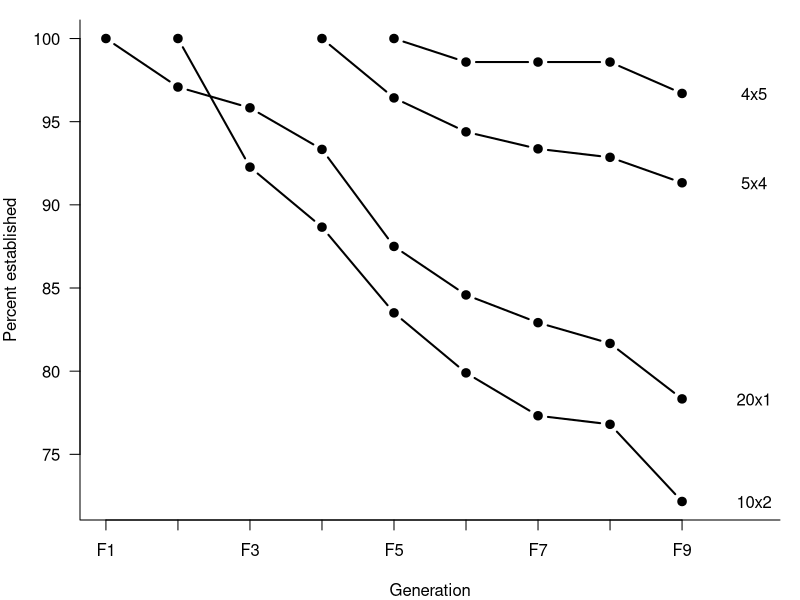
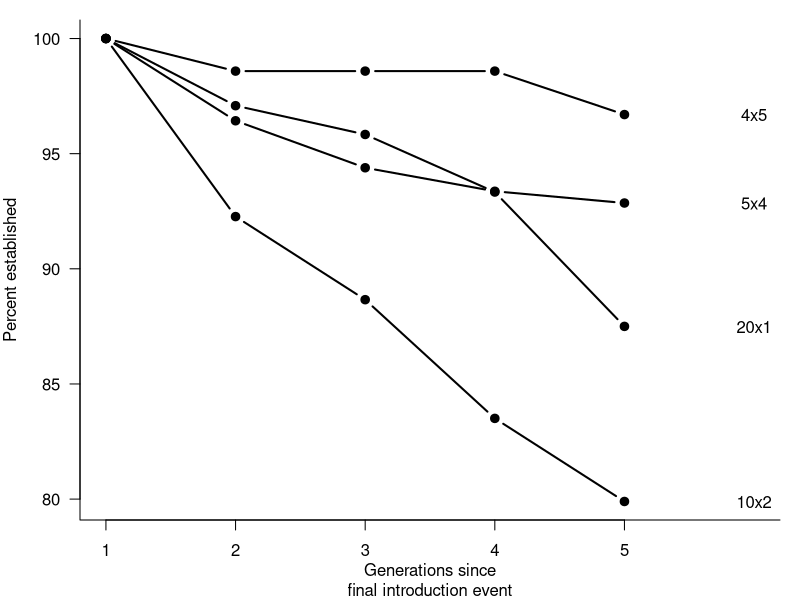

The R source for these figures, in order:
### Title: establishment-through-time

#### Load libraries ####
# Clear environment if necessary
# rm(list=ls())

library(tidyr)
library(dplyr)
library(viridis)

#### Read experiment data ####
b <- read.csv("data/clean-establishment-data.csv", stringsAsFactors = FALSE) %>%
  filter(gap == FALSE) %>%
  select(ID, size, number, extant1, extant2, extant3, extant4, extant5, extant6, extant7, extant8, extant9) %>%
  gather(key = generation, value = extant, -c(1, 2, 3)) %>%
  group_by(size, number, generation) %>%
  summarize(establish_prop = mean(extant)) %>%
  spread(key = generation, value = establish_prop) %>%
  mutate(intro_regime = paste(size, number, sep = "x")) %>%
  ungroup() %>%
  arrange(number) %>%
  select(12, 3:11) %>%
  as.data.frame()
b

# Set the time points where populations were sustained by additinoal introductions to NA so they don't plot
b[2, 2] <- NA
b[3, 2:4] <- NA
b[4, 2:5] <- NA

tiff("figures/experiment-time-series-establishment-proportion-absolute-time-type.tif", units= "in", res= 300, height=5, width=6)
par(mar=c(4,4,1,1), family = "Helvetica")
matplot(x = 1:9, y = 100*t(b[, -1]), 
        lty = 1, 
        pch = 19, 
        lwd = 2, 
        col = 1, 
        type = "b", 
        xlab = "Generation", 
        ylab = "Percent established", 
        xaxt = "n", 
        yaxt = "n", 
        xlim = c(1, 10), 
        bty = "L")

axis(side = 1, at = 1:9, labels = c("F1", "", "F3", "", "F5", "", "F7", "", "F9"))
axis(side = 2, las = 1)
text(x = 10, y = 100 * b[, ncol(b)], labels = b[, 1])
dev.off()


#### Establishment when assessed at relative time points ####

b <- read.csv("data/clean-establishment-data.csv", stringsAsFactors = FALSE) %>%
  filter(gap == FALSE) %>%
  select(ID, size, number, extant_1_after, extant_2_after, extant_3_after, extant_4_after, extant_5_after) %>%
  gather(key = generation, value = extant, -c(1, 2, 3)) %>%
  group_by(size, number, generation) %>%
  summarize(establish_prop = mean(extant)) %>%
  spread(key = generation, value = establish_prop) %>%
  mutate(intro_regime = paste(size, number, sep = "x")) %>%
  ungroup() %>%
  arrange(number) %>%
  select(ncol(.), 3:(ncol(.)-1)) %>%
  as.data.frame()
b

tiff("figures/experiment-time-series-establishment-proportion-relative-time-type.tif", units= "in", res= 300, height=5, width=6)
par(mar=c(4,4,1,1), family = "Helvetica")
matplot(x = 1:5, y = 100*t(b[, -1]), 
        lty = 1, 
        pch = 19, 
        lwd = 2, 
        col = 1, 
        type = "b", 
        xlab = "Generations since\nfinal introduction event", 
        ylab = "Percent established", 
        xaxt = "n", 
        yaxt = "n", 
        xlim = c(1, 6), 
        bty = "L")

axis(side = 1, at = 1:5)
axis(side = 2, las = 1)
text(x = 6, y = 100 * b[, ncol(b)], labels = b[, 1])
dev.off()
